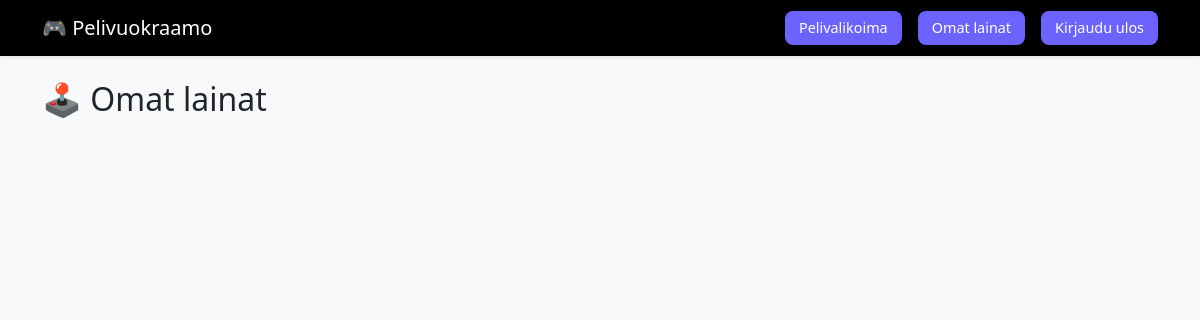
Page /loans/ (signed in) on the earlier database version.
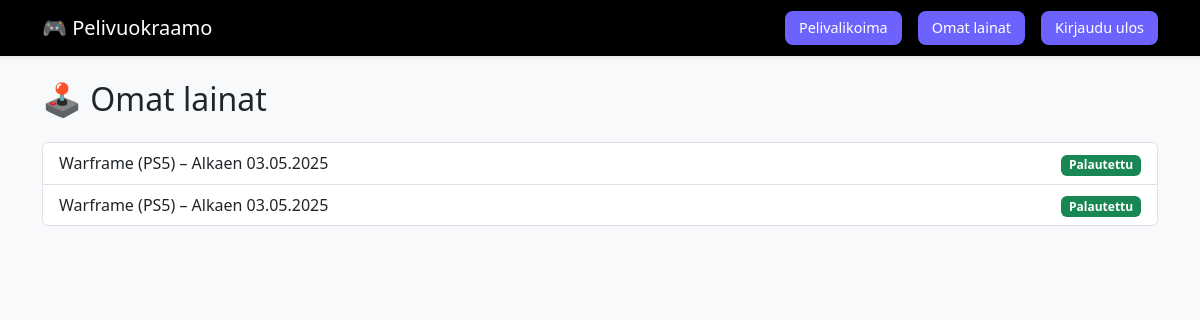
Same page on the later database version.
### vuokraus/models.py (models this page shows, shortened)
class Loan(models.Model):
    user = models.ForeignKey(User, on_delete=models.RESTRICT)
    game = models.ForeignKey(Game, on_delete=models.RESTRICT)
    loan_date = models.DateTimeField(auto_now_add=True)
    due_date = models.DateTimeField()
    returned_at = models.DateTimeField(null=True, blank=True)
    class Meta:
        indexes = [
            models.Index(fields=["user"]),
            models.Index(fields=["game"]),
            models.Index(fields=["returned_at"]),
        ]
        constraints = [
            models.UniqueConstraint(
                fields=["user", "game"],
                condition=models.Q(returned_at__isnull=True),
                name="unique_active_loan"
            )
        ]

class Game(models.Model):
    title = models.CharField(max_length=200)
    platform = models.ForeignKey(Platform, on_delete=models.RESTRICT)
    genre = models.ManyToManyField(Genre)
    age_rating = models.PositiveSmallIntegerField()
    cover_image = models.ImageField(upload_to=cover_upload_path, null=True, blank=True)
    description = models.TextField()
    class Meta:
        indexes = [
            models.Index(fields=["title"]),
            models.Index(fields=["platform"]),
        ]

class Platform(models.Model):
    name = models.CharField(max_length=50, unique=True)
    class Meta:
        indexes = [models.Index(fields=["name"])]

### vuokraus/views.py (the view)
# urls.py: path('loans/', LoanHistoryView.as_view(), name="loan_history"),
class LoanHistoryView(LoginRequiredMixin, ListView):
    model = Loan
    template_name = "vuokraus/loan_history.html"
    context_object_name = "loans"
    def get_queryset(self):
        return Loan.objects.filter(user=self.request.user).order_by("-loan_date")

### vuokraus/templates/vuokraus/loan_history.html
{% extends 'base.html' %}
{% block content %}
<h2 class="mb-4">🕹️ Omat lainat</h2>
<ul class="list-group">
    {% for loan in loans %}
    <li class="list-group-item d-flex justify-content-between align-items-center">
        <div>
            {{ loan.game.title }} ({{ loan.game.platform.name }}) – Alkaen {{ loan.loan_date|date:"d.m.Y" }}
        </div>
        <div>
            {% if loan.returned_at %}
                <span class="badge bg-success">Palautettu</span>
            {% else %}
                <a href="{% url 'return_game' loan.pk %}" class="btn btn-sm btn-danger">Palauta</a>
            {% endif %}
        </div>
    </li>
    {% endfor %}
</ul>
{% endblock %}

### templates/base.html (shortened to what this page needs)
<!DOCTYPE html>
<html lang="fi">
<head>
    <link href="https://cdn.jsdelivr.net/npm/bootstrap@5.3.2/dist/css/bootstrap.min.css" rel="stylesheet">
    {% load static %}
    <link href="{% static 'css/style.css' %}" rel="stylesheet">
</head>
<body class="bg-light">
    <nav class="navbar navbar-expand-lg navbar-dark bg-dark shadow-sm">
        <div class="container">
                        <span class="navbar-brand">🎮 Pelivuokraamo</span>
            <div class="collapse navbar-collapse" id="navbarNav">
                <ul class="navbar-nav ms-auto">
		            <ul class="navbar-nav me-auto">
                <li class="nav-item me-2">
                    <a class="btn btn-custom" href="{% url 'game_list' %}">Pelivalikoima</a>
                </li>
            </ul>
                    {% if user.is_authenticated %}
                        <li class="nav-item me-2">
                            <a class="btn btn-custom" href="{% url 'loan_history' %}">Omat lainat</a>
                        </li>
                        <li class="nav-item">
                            <form method="post" action="{% url 'logout' %}" class="d-inline">
                                <button class="btn btn-custom" type="submit">Kirjaudu ulos</button>
                            </form>
                        </li>
                    {% endif %}
                </ul>
            </div>
        </div>
    </nav>
    <main class="container py-4">
        {% block content %}{% endblock %}
    </main>
</body>
</html>

### static/css/style.css (style rules this page uses)
body { font-family: 'Segoe UI', Tahoma, Geneva, Verdana, sans-serif; background-color: #f5f6fa; margin: 0; padding: 0; }
.navbar-brand { user-select: none; pointer-events: none; }
.navbar-dark { background-color: black !important; }
.navbar .btn-custom { background-color: #6c63ff; color: #fff; border: none; padding: 6px 14px; font-size: 0.9rem; border-radius: 8px; transition: background-color 0.3s ease, transform 0.2s ease; box-shadow: 0 2px 4px rgba(0, 0, 0, 0.2); margin-left: 0.5rem; }

Differences in the rows shown:
added Loan: game "Warframe", game.platform.name "PS5", loan_date "03.05.2025", shows "Palautettu"
added Loan: game "Warframe", game.platform.name "PS5", loan_date "03.05.2025", shows "Palautettu"
